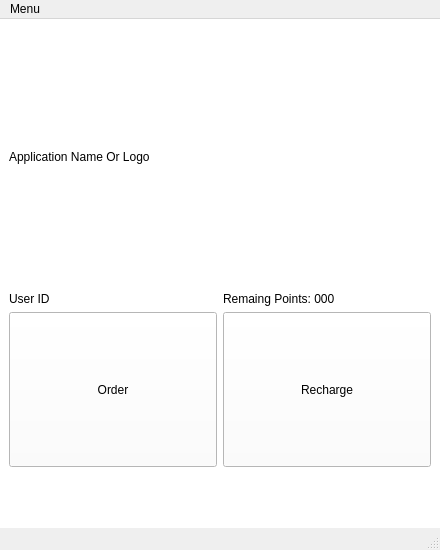
<?xml version="1.0" encoding="UTF-8"?>
<ui version="4.0">
 <class>MainWindow</class>
 <widget class="QMainWindow" name="MainWindow">
  <property name="geometry">
   <rect>
    <x>0</x>
    <y>0</y>
    <width>440</width>
    <height>550</height>
   </rect>
  </property>
  <property name="windowTitle">
   <string>MainWindow</string>
  </property>
  <property name="styleSheet">
   <string notr="true"/>
  </property>
  <widget class="QWidget" name="centralwidget">
   <property name="styleSheet">
    <string notr="true">background-color:white;</string>
   </property>
   <layout class="QVBoxLayout" name="verticalLayout" stretch="5,0,3,1">
    <item>
     <widget class="QLabel" name="label">
      <property name="text">
       <string>Application Name Or Logo</string>
      </property>
     </widget>
    </item>
    <item>
     <layout class="QHBoxLayout" name="horizontalLayout">
      <item>
       <widget class="QLabel" name="Uid">
        <property name="text">
         <string>User ID</string>
        </property>
       </widget>
      </item>
      <item>
       <widget class="QLabel" name="RPoint">
        <property name="text">
         <string>Remaing Points: 000</string>
        </property>
       </widget>
      </item>
     </layout>
    </item>
    <item>
     <layout class="QHBoxLayout" name="horizontalLayout_2">
      <item>
       <widget class="QPushButton" name="Order_Btn">
        <property name="sizePolicy">
         <sizepolicy hsizetype="Minimum" vsizetype="Expanding">
          <horstretch>0</horstretch>
          <verstretch>0</verstretch>
         </sizepolicy>
        </property>
        <property name="text">
         <string>Order</string>
        </property>
       </widget>
      </item>
      <item>
       <widget class="QPushButton" name="Recharge_Btn">
        <property name="sizePolicy">
         <sizepolicy hsizetype="Minimum" vsizetype="Expanding">
          <horstretch>0</horstretch>
          <verstretch>0</verstretch>
         </sizepolicy>
        </property>
        <property name="text">
         <string>Recharge</string>
        </property>
       </widget>
      </item>
     </layout>
    </item>
    <item>
     <spacer name="verticalSpacer">
      <property name="orientation">
       <enum>Qt::Vertical</enum>
      </property>
      <property name="sizeHint" stdset="0">
       <size>
        <width>20</width>
        <height>40</height>
       </size>
      </property>
     </spacer>
    </item>
   </layout>
  </widget>
  <widget class="QMenuBar" name="menubar">
   <property name="geometry">
    <rect>
     <x>0</x>
     <y>0</y>
     <width>440</width>
     <height>23</height>
    </rect>
   </property>
   <widget class="QMenu" name="menuMenu">
    <property name="title">
     <string>Menu</string>
    </property>
    <addaction name="actionLogOut"/>
   </widget>
   <addaction name="menuMenu"/>
  </widget>
  <widget class="QStatusBar" name="statusbar"/>
  <action name="actionLogOut">
   <property name="text">
    <string>LogOut</string>
   </property>
  </action>
 </widget>
 <resources/>
 <connections/>
</ui>
